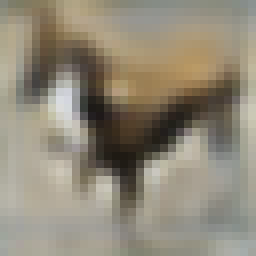
#> input picture pegasi/07dc5574-8ef4-4222-92c9-51744e334352.png, 32 x 32 px (shown 8 times larger); its folder holds 4 pictures in this run
$ python final.py
#> lines starting #> are read from the running program, lines starting #| are printed output that depends on the picture
import os
import math

from PIL import Image


images = [Image.open("pegasi/" + file) for file in os.listdir("pegasi")]
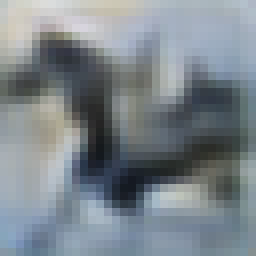
#> input picture pegasi/12103b75-3116-4b85-8bdd-268f51fd5f46.png, 32 x 32 px (shown 8 times larger)
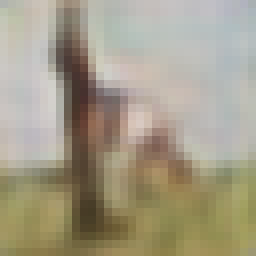
#> input picture pegasi/142ca7a7-9182-41a7-876c-380c4472e70f.png, 32 x 32 px (shown 8 times larger)
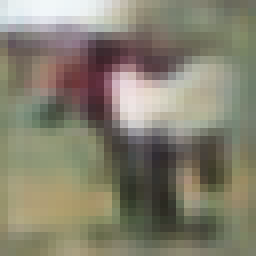
#> input picture pegasi/1bfda0a8-97e1-4a02-a128-0d96e4693e0a.png, 32 x 32 px (shown 8 times larger)
#> images = 4 items

size = math.ceil(len(images) ** 0.5)
#> size = 2
w, h = images[0].size
#> w = 32; h = 32

border = 3
width = w * size + (size - 1) * border
#> width = 67
height = h * size + (size - 1) * border
#> height = 67

dst = Image.new("RGB", (width, height), color=(255, 255, 255))
#> dst: PIL image 67x67 RGB; every value is 255

for i, image in enumerate(images):

    y = (i // size)
    x = (i % size)

    width = x * w
    height = y * h

    if 0 < y < size :

        height += (y * border)

    if 0 < x < size:

        width += (x * border)

    dst.paste(image, (width, height))
#> this loop made 4 passes
#> (y, x, width, height) on passes 1 to 4: (0, 0, 0, 0), (0, 1, 35, 0), (1, 0, 0, 35), (1, 1, 35, 35)
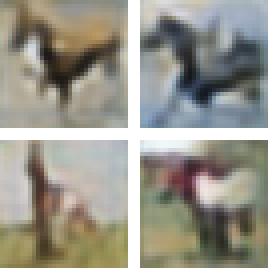
#> dst: PIL image 67x67 RGB (shown 4 times larger); mean R, G, B 151.4, 149.1, 138.2

dst.save("report/batch.png")
